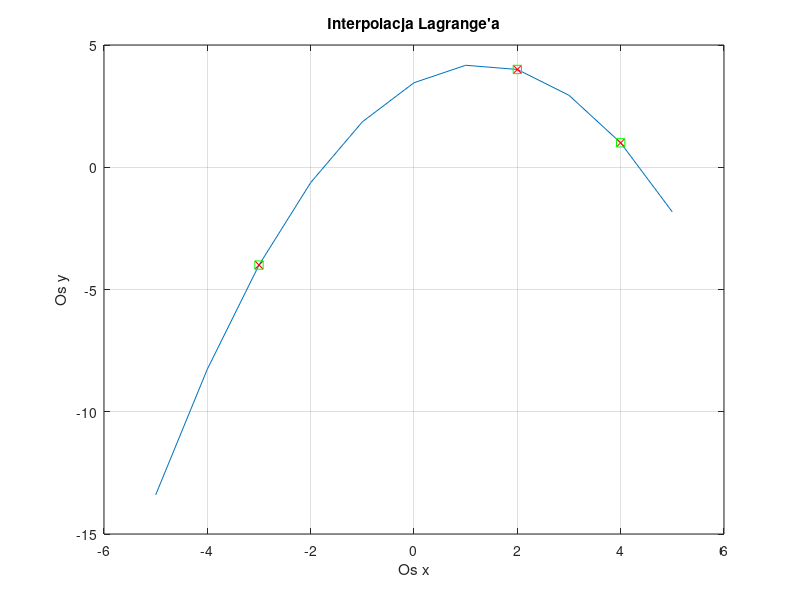

Write the MATLAB code that produced this figure.
w0 = [2,4];
w1 = [4,1];
w2 = [-3,-4];
%Macierz wezlow
w = [w0;w1;w2];
%Baza wielomianu Lagrange'a


fi = zeros(1,3);
for i=1:columns(fi)
  fi(i)=1;
  for j=1:rows(w)
    if i ~= j
    fi(i)*= (w(i,1)-w(j,1));
    endif
  endfor
endfor
disp(fi)
a = zeros(1,3);
for i = 1:3
 a(i) = w(i,2) / fi(i);
endfor
% Wyznaczenie ogolnego wzoru wielomianu (do określenia wsp. równania interpolacyjnego)
% a*(x-m)*(x-n) = ax^2 - a(m+n)x + amn
% wspolczynnik przy potedze 0 = amn
% wspolczynnik przy potedze 1 = -a(m+n)
% wspolczynnik przy potedze 2 = a
wsp = zeros(1,3);
wsp(1) = a(1)*w(2,1)*w(3,1)+a(2)*w(1,1)*w(3,1)+a(3)*w(1,1)*w(2,1);
wsp(2) = -a(1)*(w(2,1)+w(3,1))-a(2)*(w(1,1)+w(3,1))-a(3)*(w(1,1)+w(2,1));
wsp(3) = a(1)+a(2)+a(3);
fprintf("W(x) = %f x^2 + %f x + %f\n", wsp(3),wsp(2),wsp(1));
%Wykres na podstawie wzoru interpolacyjnego
x = [-5:1:5];
y = zeros(1,11);
for i=1:11
 fi(1) = (x(i)-w(2,1))*(x(i)-w(3,1));
 fi(2) = (x(i)-w(1,1))*(x(i)-w(3,1));
 fi(3) = (x(i)-w(2,1))*(x(i)-w(1,1));
 y(i) = a(1)*fi(1) + a(2)*fi(2) + a(3)*fi(3);
endfor
plot(x,y);
grid on;
hold on;
%Wykres punktow obliczonych ze wzoru ogolnego
vector_x=[w(1,1),w(2,1),w(3,1)];
vector_y=[0,0,0];
for i=1:3
 for j=1:3
 vector_y(1,j) = vector_y(1,j)+wsp(i)*w(j,1)^(i-1);
 endfor
endfor
plot(vector_x,vector_y,'rx'); %Czerwone krzyzyki
%Wykres wezlow otrzymany z podanych wspolrzednych punktow: w0, w1, w2
for i=1:3
 plot(w(i,1),w(i,2),'--gs');
endfor
title("Interpolacja Lagrange'a");
ylabel("Os y");
xlabel("Os x")
